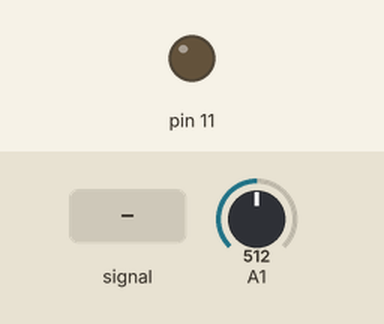
Bench run of a sketch on a simulated Arduino Uno, built with avr-gcc and run on an emulated ATmega328P. Parts: output pins drawn as LEDs (lit = HIGH). Inputs (shaded band) come from the test bench; at power-on: A1 = 512. What the sketch prints to the serial monitor is not drawn.

Above: at 0.0 s.
At 1.2 s:
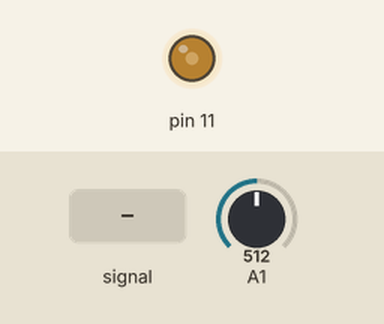
Timing chart, 0 to 1.1 s (numbered marks = the images above; inputs shaded):
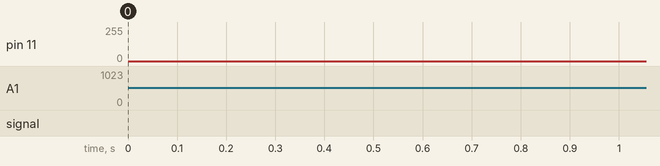

The sketch:

intervall.ino
```cpp
#include <Arduino.h>
#include <math.h>

#define WAVETABLE_SIZE 512
#define SAMPLE_RATE 8000

byte sramBuffer[WAVETABLE_SIZE];
volatile uint16_t bufferIndex1 = 0;
volatile uint16_t bufferIndex2 = 0;
volatile uint8_t stepValue1 = 1;  // grundton
volatile uint8_t stepValue2 = 2;  // andra tonen

// sinusvåg
void fillSramBufferWithSine() {
  float soundValue = 0.0;
  float delta = (2.0 * M_PI) / WAVETABLE_SIZE;

  for (int i = 0; i < WAVETABLE_SIZE; i++) {
    float sinSample = 127.0 * sin(soundValue); // -127-127
    sramBuffer[i] = (byte)round(sinSample + 127.0); //  0-255
    soundValue += delta;
  }
}

// Timer1 interrupt: två toner
ISR(TIMER1_COMPA_vect) {
  uint8_t inc1 = (stepValue1 == 0) ? 1 : stepValue1;
  uint8_t inc2 = (stepValue2 == 0) ? 1 : stepValue2;

  bufferIndex1 = (bufferIndex1 + inc1) & (WAVETABLE_SIZE - 1);
  bufferIndex2 = (bufferIndex2 + inc2) & (WAVETABLE_SIZE - 1);

  // Hämta båda samplen
  int16_t sample1 = (int16_t)sramBuffer[bufferIndex1] - 127;
  int16_t sample2 = (int16_t)sramBuffer[bufferIndex2] - 127;

  // Summera,  /2 och  offset
  int16_t mixed = (sample1 + sample2) / 2;
  OCR2A = (byte)(mixed + 127);
}

void setupTimers() {
  // Timer2
  TCCR2A = _BV(COM2A1) | _BV(WGM21) | _BV(WGM20);
  TCCR2B = _BV(CS20);

  // Timer1 CTC
  TCCR1A = 0;
  TCCR1B = _BV(WGM12) | _BV(CS11);
  OCR1A = (uint16_t)((F_CPU / (8UL * SAMPLE_RATE)) - 1);
  TIMSK1 = _BV(OCIE1A);
}

void setup() {
  Serial.begin(115200);
  fillSramBufferWithSine();   // fyll wavetable med sinus
  pinMode(11, OUTPUT);
  setupTimers();
}

void loop() {
  // Läs potentiometer A1
  uint16_t pot = analogRead(A1);
  stepValue1 = pot >> 5;  // FÖrsta  tonen


  // oktav ned =halva steget
  stepValue2 = stepValue1 / 2; // andra tonen

  // Skicka till Serial Plotter för debug
  Serial.println(OCR2A);
}
```
